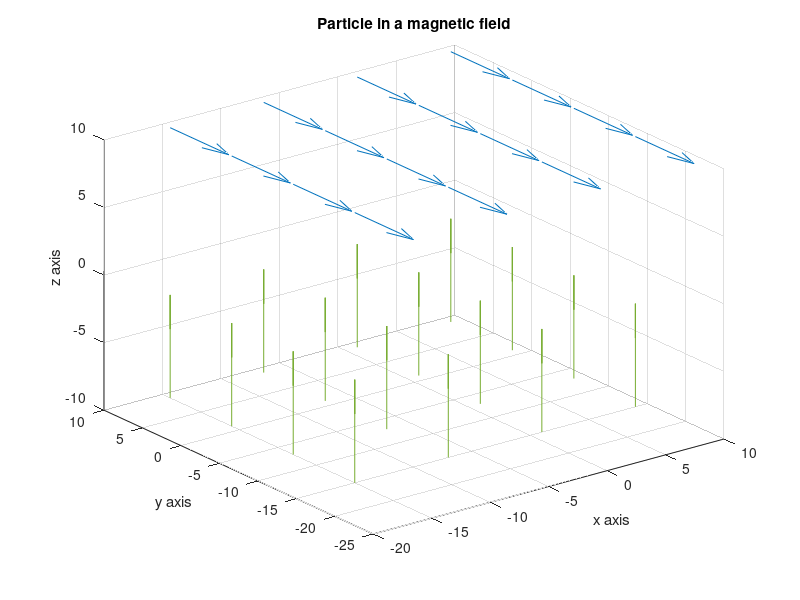

MATLAB code to generate this figure: (Note: this script raises an error after producing the figure.)
clear all;
close all;
clc;

v0 = [0 0 0]';  %initial velocity
B = [0 -4 0]';  %magnitude of B
E = [0 0 1]';
m = 5;  
q = 1;  
r0 = [-10 0 0]'; 
tspan = [0 70];

figure;

%to show B's direction
[x_q,y_q] = meshgrid(-15:8:15,-15:8:15);
z_q=10*ones(size(x_q));

u_q=B(1)*ones(size(x_q));
v_q=B(2)*ones(size(x_q));
w_q=B(3)*ones(size(x_q));
quiver3(x_q,y_q,z_q,u_q,v_q,w_q);
hold all;

% TO show electric field lines
z_q=-10*ones(size(x_q));

u_q=E(1)*ones(size(x_q));
v_q=E(2)*ones(size(x_q));
w_q=E(3)*ones(size(x_q));
quiver3(x_q,y_q,z_q,u_q,v_q,w_q);

%grid on;

%legend('Magnetic field' , 'Electric field');
xlabel ('x axis');
ylabel ('y axis');
zlabel ('z axis');
title ('Particle in a magnetic field')

% draw axis
a = -25:5:25;
b=zeros(length(a));
plot3(b,b,a,'k','LineWidth',1.5);
hold on;
plot3(a,b,b,'k','LineWidth',1.5);
plot3(b,a,b,'k','LineWidth',1.5);
%rotate3d();

xlim ([-15 15]);
ylim ([-15 15]);
zlim ([-15 15]);

y0 = [r0; v0];
f = @(t,y) [y(4:6); (q/m)*cross(y(4:6),B)+E];
[t,y] = ode23t(f,tspan,y0);

%To show animation
for n=1:length(y)
    plot3(y(n,1),y(n,2),y(n,3),'.r');
    pause(0.00001)
end